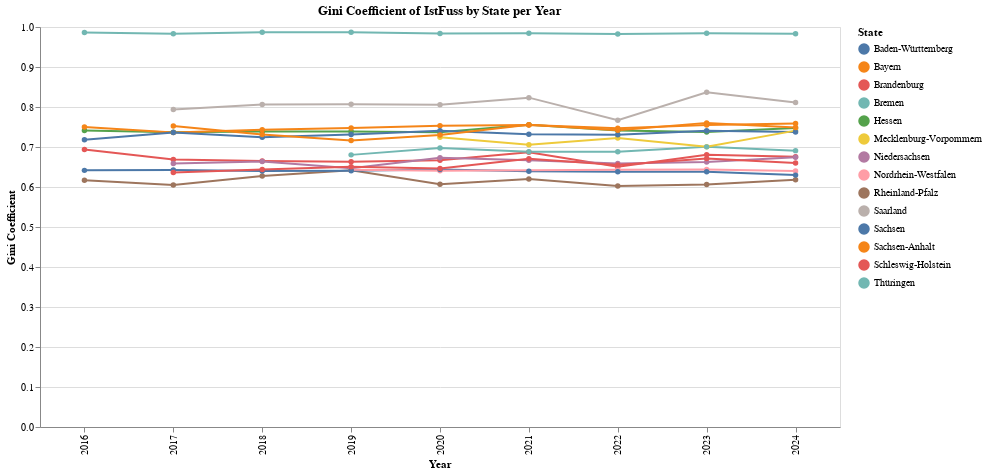

Source (notebook cell):
### Code cell
title = " ".join(val_label.split("_")).title() if "_" in val_label else val_label

chart = (
    alt.Chart(df_gini)
    .mark_line(point=True)
    .encode(
        x=alt.X("Year:O", title="Year"),
        y=alt.Y("Gini:Q", title="Gini Coefficient"),
        color=alt.Color("Land:N", title="State"),
        tooltip=[
            "Land",
            alt.Tooltip("Year:O", title="Year"),
            alt.Tooltip("Gini:Q", format=".3f"),
        ],
    )
    .properties(
        title=f"Gini Coefficient of {title} by State per Year",
        width=800,
        height=400,
    )
    .interactive()
)

chart.save(
    os.path.join("img", f"gini_index-{title.replace(' ', '_').lower()}_land.png")
)
chart.show()

### Figure 1 — Vega-Lite specification as saved in the notebook (floating-point values rounded to 4 significant figures)
{"config": {"view": {"continuousWidth": 300, "continuousHeight": 300}}, "data": {"name": "data-8df676432b765cf76924c072b6ad06e3"}, "mark": {"type": "line", "point": true}, "encoding": {"color": {"field": "Land", "title": "State", "type": "nominal"}, "tooltip": [{"field": "Land", "type": "nominal"}, {"field": "Year", "title": "Year", "type": "ordinal"}, {"field": "Gini", "format": ".3f", "type": "quantitative"}], "x": {"field": "Year", "title": "Year", "type": "ordinal"}, "y": {"field": "Gini", "title": "Gini Coefficient", "type": "quantitative"}}, "height": 400, "params": [{"name": "param_95", "select": {"type": "interval", "encodings": ["x", "y"]}, "bind": "scales"}], "title": "Gini Coefficient of IstFuss by State per Year", "width": 800, "$schema": "https://vega.github.io/schema/vega-lite/v5.20.1.json", "datasets": {"data-8df676432b765cf76924c072b6ad06e3": [{"Year": 2016, "Land": "Schleswig-Holstein", "Gini": 0.6935}, {"Year": 2016, "Land": "Bremen", "Gini": 0.9862}, {"Year": 2016, "Land": "Hessen", "Gini": 0.7412}, {"Year": 2016, "Land": "Rheinland-Pfalz", "Gini": 0.617}, {"Year": 2016, "Land": "Baden-Württemberg", "Gini": 0.6416}, {"Year": 2016, "Land": "Bayern", "Gini": 0.7498}, {"Year": 2016, "Land": "Sachsen", "Gini": 0.7183}, {"Year": 2017, "Land": "Schleswig-Holstein", "Gini": 0.6687}, {"Year": 2017, "Land": "Niedersachsen", "Gini": 0.659}, {"Year": 2017, "Land": "Bremen", "Gini": 0.9834}, {"Year": 2017, "Land": "Hessen", "Gini": 0.7368}, {"Year": 2017, "Land": "Rheinland-Pfalz", "Gini": 0.6051}, {"Year": 2017, "Land": "Baden-Württemberg", "Gini": 0.6424}, {"Year": 2017, "Land": "Bayern", "Gini": 0.7365}, {"Year": 2017, "Land": "Saarland", "Gini": 0.7937}, {"Year": 2017, "Land": "Brandenburg", "Gini": 0.6365}, {"Year": 2017, "Land": "Sachsen", "Gini": 0.7365}, {"Year": 2017, "Land": "Sachsen-Anhalt", "Gini": 0.7524}, {"Year": 2018, "Land": "Schleswig-Holstein", "Gini": 0.6652}, {"Year": 2018, "Land": "Niedersachsen", "Gini": 0.6638}, {"Year": 2018, "Land": "Bremen", "Gini": 0.9869}, {"Year": 2018, "Land": "Hessen", "Gini": 0.7386}, {"Year": 2018, "Land": "Rheinland-Pfalz", "Gini": 0.6274}, {"Year": 2018, "Land": "Baden-Württemberg", "Gini": 0.6401}, {"Year": 2018, "Land": "Bayern", "Gini": 0.7431}, {"Year": 2018, "Land": "Saarland", "Gini": 0.8061}, {"Year": 2018, "Land": "Brandenburg", "Gini": 0.6438}, {"Year": 2018, "Land": "Sachsen", "Gini": 0.7242}, {"Year": 2018, "Land": "Sachsen-Anhalt", "Gini": 0.7311}, {"Year": 2019, "Land": "Schleswig-Holstein", "Gini": 0.663}, {"Year": 2019, "Land": "Niedersachsen", "Gini": 0.6467}, {"Year": 2019, "Land": "Bremen", "Gini": 0.9866}, {"Year": 2019, "Land": "Nordrhein-Westfalen", "Gini": 0.6431}, {"Year": 2019, "Land": "Hessen", "Gini": 0.739}, {"Year": 2019, "Land": "Rheinland-Pfalz", "Gini": 0.642}, {"Year": 2019, "Land": "Baden-Württemberg", "Gini": 0.6405}, {"Year": 2019, "Land": "Bayern", "Gini": 0.7478}, {"Year": 2019, "Land": "Saarland", "Gini": 0.8067}, {"Year": 2019, "Land": "Brandenburg", "Gini": 0.6505}, {"Year": 2019, "Land": "Sachsen", "Gini": 0.7311}, {"Year": 2019, "Land": "Sachsen-Anhalt", "Gini": 0.7163}, {"Year": 2019, "Land": "Thüringen", "Gini": 0.6803}, {"Year": 2020, "Land": "Schleswig-Holstein", "Gini": 0.6666}, {"Year": 2020, "Land": "Niedersachsen", "Gini": 0.6731}, {"Year": 2020, "Land": "Bremen", "Gini": 0.9839}, {"Year": 2020, "Land": "Nordrhein-Westfalen", "Gini": 0.6403}, {"Year": 2020, "Land": "Hessen", "Gini": 0.737}, {"Year": 2020, "Land": "Rheinland-Pfalz", "Gini": 0.6068}, {"Year": 2020, "Land": "Baden-Württemberg", "Gini": 0.6437}, {"Year": 2020, "Land": "Bayern", "Gini": 0.7531}, {"Year": 2020, "Land": "Saarland", "Gini": 0.8059}, {"Year": 2020, "Land": "Brandenburg", "Gini": 0.6464}, {"Year": 2020, "Land": "Mecklenburg-Vorpommern", "Gini": 0.7242}, {"Year": 2020, "Land": "Sachsen", "Gini": 0.7407}, {"Year": 2020, "Land": "Sachsen-Anhalt", "Gini": 0.7298}, {"Year": 2020, "Land": "Thüringen", "Gini": 0.6975}, {"Year": 2021, "Land": "Schleswig-Holstein", "Gini": 0.6871}, {"Year": 2021, "Land": "Niedersachsen", "Gini": 0.6669}, {"Year": 2021, "Land": "Bremen", "Gini": 0.9843}, {"Year": 2021, "Land": "Hessen", "Gini": 0.7557}, {"Year": 2021, "Land": "Rheinland-Pfalz", "Gini": 0.6202}, {"Year": 2021, "Land": "Baden-Württemberg", "Gini": 0.6395}, {"Year": 2021, "Land": "Bayern", "Gini": 0.7551}, {"Year": 2021, "Land": "Saarland", "Gini": 0.8234}, {"Year": 2021, "Land": "Brandenburg", "Gini": 0.6708}, {"Year": 2021, "Land": "Mecklenburg-Vorpommern", "Gini": 0.7058}, {"Year": 2021, "Land": "Sachsen", "Gini": 0.7319}, {"Year": 2021, "Land": "Sachsen-Anhalt", "Gini": 0.7555}, {"Year": 2021, "Land": "Thüringen", "Gini": 0.6879}, {"Year": 2022, "Land": "Schleswig-Holstein", "Gini": 0.6507}, {"Year": 2022, "Land": "Niedersachsen", "Gini": 0.6586}, {"Year": 2022, "Land": "Bremen", "Gini": 0.9824}, {"Year": 2022, "Land": "Nordrhein-Westfalen", "Gini": 0.6429}, {"Year": 2022, "Land": "Hessen", "Gini": 0.741}, {"Year": 2022, "Land": "Rheinland-Pfalz", "Gini": 0.6025}, {"Year": 2022, "Land": "Baden-Württemberg", "Gini": 0.6382}, {"Year": 2022, "Land": "Bayern", "Gini": 0.7468}, {"Year": 2022, "Land": "Saarland", "Gini": 0.7669}, {"Year": 2022, "Land": "Brandenburg", "Gini": 0.655}, {"Year": 2022, "Land": "Mecklenburg-Vorpommern", "Gini": 0.7226}, {"Year": 2022, "Land": "Sachsen", "Gini": 0.7307}, {"Year": 2022, "Land": "Sachsen-Anhalt", "Gini": 0.742}, {"Year": 2022, "Land": "Thüringen", "Gini": 0.6879}, {"Year": 2023, "Land": "Schleswig-Holstein", "Gini": 0.6807}, {"Year": 2023, "Land": "Niedersachsen", "Gini": 0.6622}, {"Year": 2023, "Land": "Bremen", "Gini": 0.9842}, {"Year": 2023, "Land": "Nordrhein-Westfalen", "Gini": 0.6436}, {"Year": 2023, "Land": "Hessen", "Gini": 0.7374}, {"Year": 2023, "Land": "Rheinland-Pfalz", "Gini": 0.6064}, {"Year": 2023, "Land": "Baden-Württemberg", "Gini": 0.6382}, {"Year": 2023, "Land": "Bayern", "Gini": 0.7548}, {"Year": 2023, "Land": "Saarland", "Gini": 0.837}, {"Year": 2023, "Land": "Brandenburg", "Gini": 0.671}, {"Year": 2023, "Land": "Mecklenburg-Vorpommern", "Gini": 0.7005}, {"Year": 2023, "Land": "Sachsen", "Gini": 0.7405}, {"Year": 2023, "Land": "Sachsen-Anhalt", "Gini": 0.7603}, {"Year": 2023, "Land": "Thüringen", "Gini": 0.7003}, {"Year": 2024, "Land": "Schleswig-Holstein", "Gini": 0.6758}, {"Year": 2024, "Land": "Niedersachsen", "Gini": 0.6744}, {"Year": 2024, "Land": "Bremen", "Gini": 0.9829}, {"Year": 2024, "Land": "Nordrhein-Westfalen", "Gini": 0.64}, {"Year": 2024, "Land": "Hessen", "Gini": 0.7477}, {"Year": 2024, "Land": "Rheinland-Pfalz", "Gini": 0.6181}, {"Year": 2024, "Land": "Baden-Württemberg", "Gini": 0.6297}, {"Year": 2024, "Land": "Bayern", "Gini": 0.759}, {"Year": 2024, "Land": "Saarland", "Gini": 0.811}, {"Year": 2024, "Land": "Brandenburg", "Gini": 0.66}, {"Year": 2024, "Land": "Mecklenburg-Vorpommern", "Gini": 0.7409}, {"Year": 2024, "Land": "Sachsen", "Gini": 0.7375}, {"Year": 2024, "Land": "Sachsen-Anhalt", "Gini": 0.749}, {"Year": 2024, "Land": "Thüringen", "Gini": 0.6909}]}}
